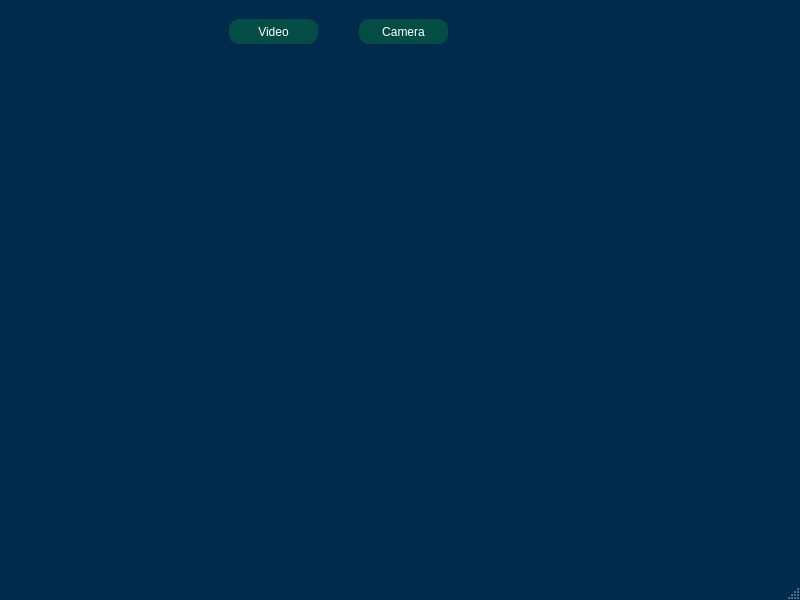
<?xml version="1.0" encoding="UTF-8"?>
<ui version="4.0">
 <class>MainWindow</class>
 <widget class="QMainWindow" name="MainWindow">
  <property name="geometry">
   <rect>
    <x>0</x>
    <y>0</y>
    <width>800</width>
    <height>600</height>
   </rect>
  </property>
  <property name="maximumSize">
   <size>
    <width>800</width>
    <height>600</height>
   </size>
  </property>
  <property name="windowTitle">
   <string>MainWindow</string>
  </property>
  <property name="styleSheet">
   <string notr="true">QMainWindow{
	border-color: rgb(192, 200, 233);
	background-color: rgb(0, 43, 77);
}</string>
  </property>
  <widget class="QWidget" name="centralwidget">
   <layout class="QVBoxLayout" name="verticalLayout">
    <item>
     <widget class="QFrame" name="frame">
      <property name="styleSheet">
       <string notr="true">QFrame {
	background-color: rgb(0, 43, 77);
}</string>
      </property>
      <property name="frameShape">
       <enum>QFrame::NoFrame</enum>
      </property>
      <property name="frameShadow">
       <enum>QFrame::Raised</enum>
      </property>
      <widget class="QLabel" name="logo">
       <property name="geometry">
        <rect>
         <x>10</x>
         <y>10</y>
         <width>91</width>
         <height>31</height>
        </rect>
       </property>
       <property name="maximumSize">
        <size>
         <width>250</width>
         <height>150</height>
        </size>
       </property>
       <property name="text">
        <string/>
       </property>
       <property name="pixmap">
        <pixmap>../../../etc/tiny_logo_light.png</pixmap>
       </property>
      </widget>
      <widget class="QLabel" name="camera">
       <property name="geometry">
        <rect>
         <x>30</x>
         <y>50</y>
         <width>721</width>
         <height>451</height>
        </rect>
       </property>
       <property name="minimumSize">
        <size>
         <width>400</width>
         <height>200</height>
        </size>
       </property>
       <property name="maximumSize">
        <size>
         <width>721</width>
         <height>451</height>
        </size>
       </property>
       <property name="styleSheet">
        <string notr="true">QLabel{
border-radius:20px;
}</string>
       </property>
       <property name="frameShape">
        <enum>QFrame::NoFrame</enum>
       </property>
       <property name="frameShadow">
        <enum>QFrame::Raised</enum>
       </property>
       <property name="text">
        <string/>
       </property>
       <property name="pixmap">
        <pixmap>../../../etc/logo_dark.png</pixmap>
       </property>
       <property name="alignment">
        <set>Qt::AlignCenter</set>
       </property>
      </widget>
      <widget class="QPushButton" name="camera_btn">
       <property name="geometry">
        <rect>
         <x>350</x>
         <y>10</y>
         <width>89</width>
         <height>25</height>
        </rect>
       </property>
       <property name="styleSheet">
        <string notr="true">QPushButton{
	background-color: rgb(4, 77, 69);
	border-radius:10px;
	padding-left:5px;
	padding-right:5px;
	font: 700 italic 11pt &quot;Kinnari&quot;;
	color: rgb(255, 255, 255);
}
QPushButton::hover{
	background-color: rgb(71, 76, 179);
}</string>
       </property>
       <property name="text">
        <string>Camera</string>
       </property>
       <property name="autoDefault">
        <bool>true</bool>
       </property>
      </widget>
      <widget class="QPushButton" name="video_btn">
       <property name="geometry">
        <rect>
         <x>220</x>
         <y>10</y>
         <width>89</width>
         <height>25</height>
        </rect>
       </property>
       <property name="styleSheet">
        <string notr="true">QPushButton{
	background-color: rgb(4, 77, 69);
	border-radius:10px;
	padding-left:5px;
	padding-right:5px;
	font: 700 italic 11pt &quot;Kinnari&quot;;
	color: rgb(255, 255, 255);
}
QPushButton::hover{
	background-color: rgb(71, 76, 179);
}</string>
       </property>
       <property name="text">
        <string>Video</string>
       </property>
       <property name="autoDefault">
        <bool>true</bool>
       </property>
      </widget>
     </widget>
    </item>
   </layout>
  </widget>
  <widget class="QStatusBar" name="statusbar"/>
 </widget>
 <resources/>
 <connections/>
</ui>
